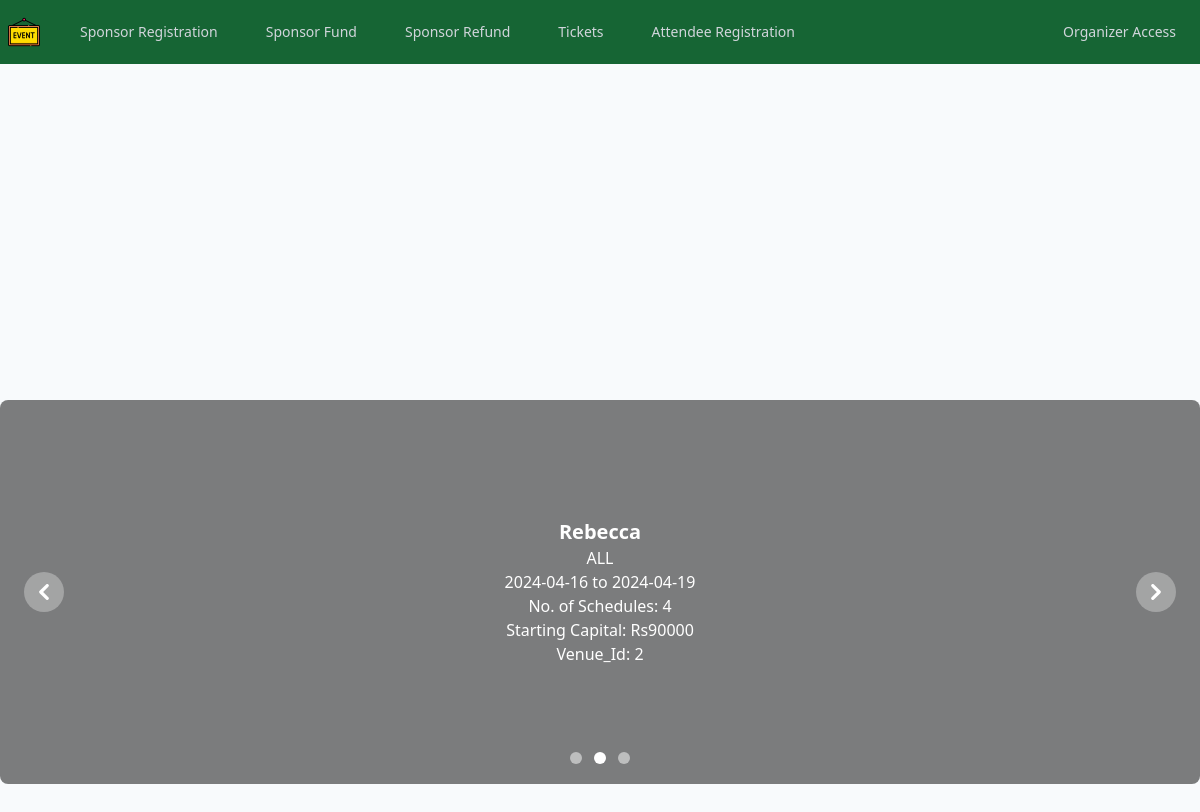
The page / on the database its author committed.
### tables this page shows
CREATE TABLE Event(
    E_Id int PRIMARY KEY,
    Name varchar(100),
    S_Date date,
    E_Date date,
    Hosting_Dept varchar(100),
    No_of_Schedules int,
    Starting_Capital Capital int,
    V_Id int);

### app.py (the view)
@app.route("/")
def home():
    con = sqlite3.connect(db_path)
    cur = con.cursor()
    cur.execute("select * from Event")
    r = cur.fetchall()
    for i in range(0,len(r)):
        r[i] = list(r[i])
    return render_template("index.html",variable="0",events=r)

### app.py (called while the page is built)
@app.after_request
def after_request(response):
    response.headers["Cache-Control"] = "no-cache, no-store, must-revalidate"
    response.headers["Expires"] = 0
    response.headers["Pragma"] = "no-cache"
    return response

### templates/index.html (shortened to what this page needs)
{% extends "layout.html" %}
{% block main %}
<nav class="bg-green-800">
    <div class="mx-auto max-w-7xl px-2 sm:px-6 lg:px-8">
      <div class="relative flex h-16 items-center justify-between">
        <div class="flex flex-1 items-center justify-center sm:items-stretch sm:justify-start">
          <div class="flex flex-shrink-0 items-center">
            <img class="h-8 w-auto" src="/static/event.png" alt="Your Company">
          </div>
          <div class="hidden sm:ml-6 sm:block">
            <div class="flex space-x-4">
              <a href="/S_register" class="text-gray-300 hover:bg-gray-700 hover:text-white rounded-md px-3 py-2 text-sm font-medium">Sponsor Registration</a>
              <a href="/S_Fund" class="text-gray-300 hover:bg-gray-700 hover:text-white rounded-md px-3 py-2 text-sm font-medium">Sponsor Fund</a>
              <a href="/S_Refund" class="text-gray-300 hover:bg-gray-700 hover:text-white rounded-md px-3 py-2 text-sm font-medium">Sponsor Refund</a>
              <a href="/Ticket" class="text-gray-300 hover:bg-gray-700 hover:text-white rounded-md px-3 py-2 text-sm font-medium">Tickets</a>
              <a href="/A_register" class="text-gray-300 hover:bg-gray-700 hover:text-white rounded-md px-3 py-2 text-sm font-medium">Attendee Registration</a>
              <a href="/O_home" class="absolute right-0 text-gray-300 hover:bg-gray-700 hover:text-white rounded-md px-3 py-2 text-sm font-medium">Organizer Access</a>
            </div>
          </div>
        </div>
      </div>
    </div>
</nav>
<section class="relative min-h-screen flex flex-col justify-center bg-slate-50 overflow-hidden">
<div id="default-carousel" class="relative w-full" data-carousel="slide">
  <div class="relative h-56 overflow-hidden rounded-lg md:h-96">
      {% for event in events %}
      <div class="hidden duration-700 ease-in-out" data-carousel-item>
          <div class="absolute inset-0 bg-black opacity-50"></div>
          <div class="absolute inset-0 flex items-center justify-center">
              <div class="text-white text-center">
                  <h2 class="text-xl font-semibold">{{ event[1] }}</h2>
                  <p>{{ event[4] }}</p>
                  <p>{{ event[2] }} to {{ event[3] }}</p>
                  <p>No. of Schedules: {{ event[5] }}</p>
                  <p>Starting Capital: Rs{{ event[6] }}</p>
                  <p>Venue_Id: {{ event[7] }}</p>
              </div>
          </div>
      </div>
      {% endfor %}
  </div>
  <div class="absolute z-30 flex -translate-x-1/2 bottom-5 left-1/2 space-x-3 rtl:space-x-reverse">
      {% for event in events %}
      <button type="button" class="w-3 h-3 rounded-full" aria-current="{{ 'true' if loop.first else 'false' }}" aria-label="Slide {{ loop.index }}" data-carousel-slide-to="{{ loop.index }}"></button>
      {% endfor %}
  </div>
  <button type="button" class="absolute top-0 start-0 z-30 flex items-center justify-center h-full px-4 cursor-pointer group focus:outline-none" data-carousel-prev>
      <span class="inline-flex items-center justify-center w-10 h-10 rounded-full bg-white/30 dark:bg-gray-800/30 group-hover:bg-white/50 dark:group-hover:bg-gray-800/60 group-focus:ring-4 group-focus:ring-white dark:group-focus:ring-gray-800/70 group-focus:outline-none">
          <svg class="w-4 h-4 text-white dark:text-gray-800 rtl:rotate-180" aria-hidden="true" xmlns="http://www.w3.org/2000/svg" fill="none" viewBox="0 0 6 10">
              <path stroke="currentColor" stroke-linecap="round" stroke-linejoin="round" stroke-width="2" d="M5 1 1 5l4 4"/>
          </svg>
      </span>
  </button>
  <button type="button" class="absolute top-0 end-0 z-30 flex items-center justify-center h-full px-4 cursor-pointer group focus:outline-none" data-carousel-next>
      <span class="inline-flex items-center justify-center w-10 h-10 rounded-full bg-white/30 dark:bg-gray-800/30 group-hover:bg-white/50 dark:group-hover:bg-gray-800/60 group-focus:ring-4 group-focus:ring-white dark:group-focus:ring-gray-800/70 group-focus:outline-none">
          <svg class="w-4 h-4 text-white dark:text-gray-800 rtl:rotate-180" aria-hidden="true" xmlns="http://www.w3.org/2000/svg" fill="none" viewBox="0 0 6 10">
              <path stroke="currentColor" stroke-linecap="round" stroke-linejoin="round" stroke-width="2" d="m1 9 4-4-4-4"/>
          </svg>
      </span>
  </button>
</div>
</section>
{% endblock %}

### rows shown on the page
Event: Name "Rebecca", Hosting_Dept "ALL", S_Date "2024-04-16", E_Date "2024-04-19", No_of_Schedules "4", Starting_Capital "90000", V_Id "2"
